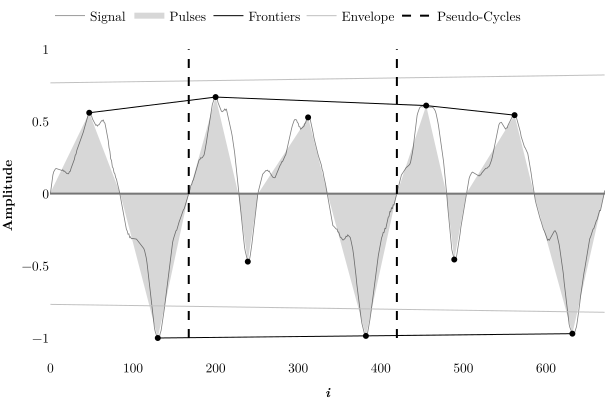

Source code (Python):
import sys
# sys.path.append("c:/Users/tesse/Desktop/Files/Dropbox/0_Thesis/Python")
import os
from pathlib import Path
import plotly.graph_objects as go
import numpy as np
from scipy.interpolate.interpolate import interp1d
from Helper import read_wav, get_pulses_area, split_pulses, signal_to_pulses, get_frontier#, save_wav, get_frontier
from scipy.signal import savgol_filter

# os.path.dirname(os.path.dirname(path))

'''==============='''
''' Read wav file '''
'''==============='''
fig = go.Figure()

parent_path = str(Path(os.path.abspath('./')).parents[0])
print(parent_path)
name = "piano33"
W, fps = read_wav(f"{parent_path}/Python/Samples/{name}.wav")

W = W[100103 : 100775]

W = W - np.average(W)
amplitude = np.max(np.abs(W))
W = W / amplitude
n = W.size
print(n)
X = np.arange(n)


pulses = signal_to_pulses(W)

areas_X, areas_Y = get_pulses_area(pulses)

pos_pulses, neg_pulses, pos_noises, neg_noises = split_pulses(pulses)

pos_X, neg_X = np.array([p.x for p in pos_pulses]), np.array([p.x for p in neg_pulses])
pos_Y, neg_Y = np.array([p.y for p in pos_pulses]), np.array([p.y for p in neg_pulses])
pos_L, neg_L = np.array([p.len for p in pos_pulses]) , np.array([p.len for p in neg_pulses])

'''pos frontier'''
scaling = np.average(pos_L) / np.average(pos_Y)

for p in pos_pulses:
  p.y = p.y * scaling

pos_frontier_X, pos_frontier_Y = get_frontier(pos_pulses)
pos_frontier_Y = pos_frontier_Y / scaling

'''neg frontier'''
scaling = np.average(neg_L) / np.average(neg_Y)

for p in neg_pulses:
  p.y = p.y * scaling

neg_frontier_X, neg_frontier_Y = get_frontier(neg_pulses)
neg_frontier_Y = np.array(neg_frontier_Y) / scaling

f_pos = interp1d(pos_frontier_X, pos_frontier_Y, fill_value="extrapolate", kind="linear")
f_neg = interp1d(neg_frontier_X, neg_frontier_Y, fill_value="extrapolate", kind="linear")
XX = np.linspace(0, n, 4 * n)
envelope = (f_pos(XX) - f_neg(XX)) / 2
envelope = savgol_filter(envelope, 101, 3)


'''============================================================================'''
'''                                    PLOT                                    '''
'''============================================================================'''


FONT = dict(
    family="Latin Modern Roman",
    color="black",
    size=13.3333
  )

fig = go.Figure()
fig.layout.template ="plotly_white" 
fig.update_layout(
  xaxis_title="<b><i>i</i></b>",
  yaxis_title="<b>Amplitude</b>",
  paper_bgcolor='rgba(0,0,0,0)',
  plot_bgcolor='rgba(0,0,0,0)',
  legend=dict(orientation='h', y=1.1),
  margin=dict(l=0, r=0, b=0, t=0),
  font=FONT,
  titlefont=FONT
)
fig.layout.xaxis.title.font=FONT
fig.layout.yaxis.title.font=FONT
fig.update_xaxes(showline=False, showgrid=False, zeroline=False)
fig.update_yaxes(showline=False, showgrid=False, zerolinewidth=2, zerolinecolor='gray')


fig.add_trace(
  go.Scatter(
    name="Signal", # <|<|<|<|<|<|<|<|<|<|<|<|
    x=X,
    y=W,
    mode="lines",
    line=dict(
        width=.8,
        color="gray",
        # showscale=False
    ),
    # visible = "legendonly"
  )
)

fig.add_trace(
  go.Scatter(
    name="Pulses", # <|<|<|<|<|<|<|<|<|<|<|<|
    x=areas_X,
    y=areas_Y,
    fill="tozeroy",
    mode="none",
    fillcolor="rgba(0,0,0,0.16)",
    # visible = "legendonly"
  )
)

fig.add_trace(
  go.Scatter(
    name="+Amps", # <|<|<|<|<|<|<|<|<|<|<|<|
    showlegend=False,
    x=pos_X,
    y=pos_Y,
    # hovertext=np.arange(len(pos_pulses)),
    mode="markers",
    marker=dict(
        size=6,
        color="black",
        # showscale=False
    ),
    # visible = "legendonly"
  )
)

fig.add_trace(
  go.Scatter(
    name="-Amps", # <|<|<|<|<|<|<|<|<|<|<|<|
    showlegend=False,
    x=neg_X,
    y=neg_Y,
    # hovertext=np.arange(len(pos_pulses)),
    mode="markers",
    marker=dict(
        size=6,
        color="black",
        # showscale=False
    ),
    # visible = "legendonly"
  )
)

fig.add_trace(
  go.Scatter(
    name="Frontiers", # <|<|<|<|<|<|<|<|<|<|<|<|
    x=pos_frontier_X,
    y=pos_frontier_Y,
    # fill="toself",
    mode="lines",
    line=dict(
        width=1,
        color="black",
        # showscale=False
    ),
    # visible = "legendonly"
  )
)

fig.add_trace(
  go.Scatter(
    name="Negative Frontier", # <|<|<|<|<|<|<|<|<|<|<|<|
    showlegend=False,
    x=neg_frontier_X,
    y=neg_frontier_Y,
    # fill="toself",
    mode="lines",
    line=dict(
        width=1,
        color="black",
        # showscale=False
    ),
    # visible = "legendonly"
  )
)

fig.add_trace(
  go.Scatter(
    name="Envelope", # <|<|<|<|<|<|<|<|<|<|<|<|
    x=X,
    y=envelope,
    # fill="toself",
    mode="lines",
    line=dict(
        width=1,
        color="silver",
        # showscale=False
    ),
    # visible = "legendonly"
  )
)
fig.add_trace(
  go.Scatter(
    name="Envelope", # <|<|<|<|<|<|<|<|<|<|<|<|
    showlegend=False,
    x=X,
    y=-envelope,
    # fill="toself",
    mode="lines",
    line=dict(
        width=1,
        color="silver",
        # showscale=False
    ),
    # visible = "legendonly"
  )
)

fig.add_trace(
  go.Scatter(
    name="Pseudo-Cycles",
    x=[167.5, 167.5, None, 419.5, 419.5],
    y=[-1, 1, None, -1, 1],
    # marker_symbol="line-ns",
    mode="lines",
    line=dict(
      # width=5,
      color="black",
      dash="dash"
    )
    # marker_line_width=2, 
    # marker_size=50,
  )
)

# fig.show()
save_name = "./imgs/" + sys.argv[0].split('/')[-1].replace(".py", ".svg")
fig.write_image(save_name, width=605, height=400, engine="kaleido", format="svg")
print("saved:", save_name)
